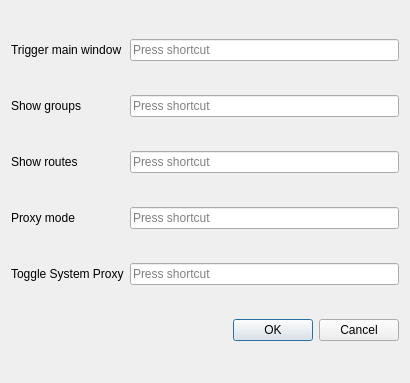
<?xml version="1.0" encoding="UTF-8"?>
<ui version="4.0">
 <class>DialogHotkey</class>
 <widget class="QDialog" name="DialogHotkey">
  <property name="geometry">
   <rect>
    <x>0</x>
    <y>0</y>
    <width>410</width>
    <height>383</height>
   </rect>
  </property>
  <property name="windowTitle">
   <string>Hotkey</string>
  </property>
  <layout class="QGridLayout" name="gridLayout">
   <item row="1" column="0">
    <widget class="QLabel" name="label_3">
     <property name="text">
      <string>Show groups</string>
     </property>
    </widget>
   </item>
   <item row="5" column="1">
    <widget class="QDialogButtonBox" name="buttonBox">
     <property name="focusPolicy">
      <enum>Qt::StrongFocus</enum>
     </property>
     <property name="standardButtons">
      <set>QDialogButtonBox::Cancel|QDialogButtonBox::Ok</set>
     </property>
    </widget>
   </item>
   <item row="0" column="0">
    <widget class="QLabel" name="label">
     <property name="text">
      <string>Trigger main window</string>
     </property>
    </widget>
   </item>
   <item row="2" column="0">
    <widget class="QLabel" name="label_4">
     <property name="text">
      <string>Show routes</string>
     </property>
    </widget>
   </item>
   <item row="3" column="1">
    <widget class="QtExtKeySequenceEdit" name="system_proxy"/>
   </item>
   <item row="3" column="0">
    <widget class="QLabel" name="label_2">
     <property name="text">
      <string>Proxy mode</string>
     </property>
    </widget>
   </item>
   <item row="1" column="1">
    <widget class="QtExtKeySequenceEdit" name="show_groups"/>
   </item>
   <item row="2" column="1">
    <widget class="QtExtKeySequenceEdit" name="show_routes"/>
   </item>
   <item row="0" column="1">
    <widget class="QtExtKeySequenceEdit" name="show_mainwindow"/>
   </item>
   <item row="4" column="1">
    <widget class="QKeySequenceEdit" name="toggle_proxy"/>
   </item>
   <item row="4" column="0">
    <widget class="QLabel" name="toggle_proxy_l">
     <property name="text">
      <string>Toggle System Proxy</string>
     </property>
    </widget>
   </item>
  </layout>
 </widget>
 <customwidgets>
  <customwidget>
   <class>QtExtKeySequenceEdit</class>
   <extends>QKeySequenceEdit</extends>
   <header>3rdparty/QtExtKeySequenceEdit.h</header>
  </customwidget>
 </customwidgets>
 <tabstops>
  <tabstop>show_mainwindow</tabstop>
  <tabstop>show_groups</tabstop>
  <tabstop>show_routes</tabstop>
  <tabstop>system_proxy</tabstop>
  <tabstop>buttonBox</tabstop>
 </tabstops>
 <resources/>
 <connections>
  <connection>
   <sender>buttonBox</sender>
   <signal>accepted()</signal>
   <receiver>DialogHotkey</receiver>
   <slot>accept()</slot>
   <hints>
    <hint type="sourcelabel">
     <x>258</x>
     <y>255</y>
    </hint>
    <hint type="destinationlabel">
     <x>199</x>
     <y>149</y>
    </hint>
   </hints>
  </connection>
  <connection>
   <sender>buttonBox</sender>
   <signal>rejected()</signal>
   <receiver>DialogHotkey</receiver>
   <slot>reject()</slot>
   <hints>
    <hint type="sourcelabel">
     <x>258</x>
     <y>255</y>
    </hint>
    <hint type="destinationlabel">
     <x>199</x>
     <y>149</y>
    </hint>
   </hints>
  </connection>
 </connections>
</ui>
